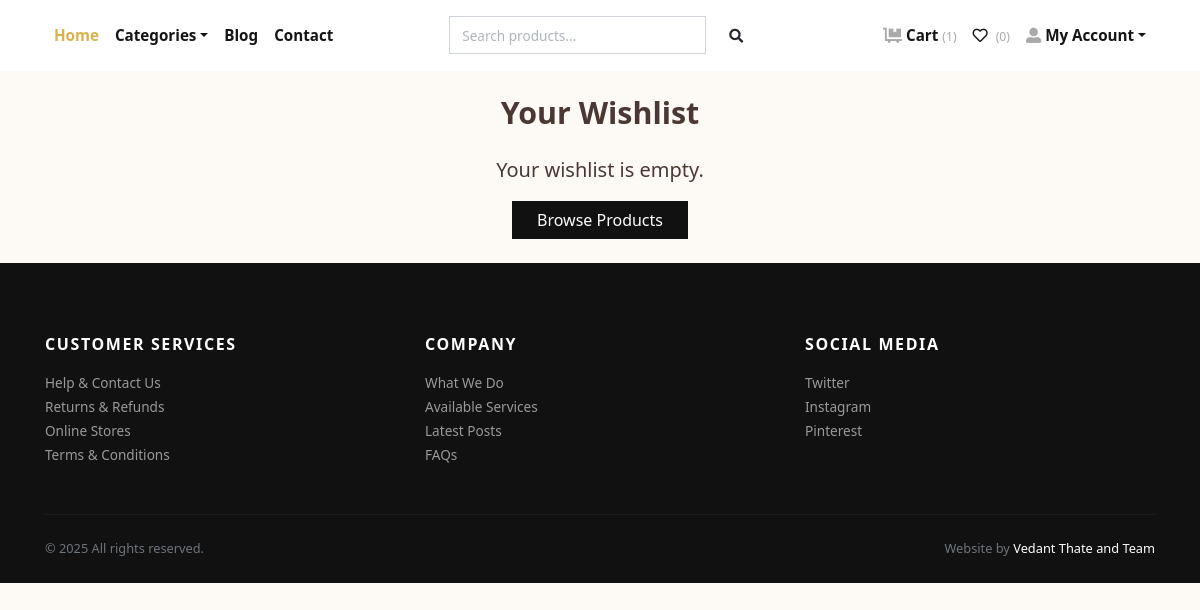
The app's page /wishlist/ (signed in), older data.
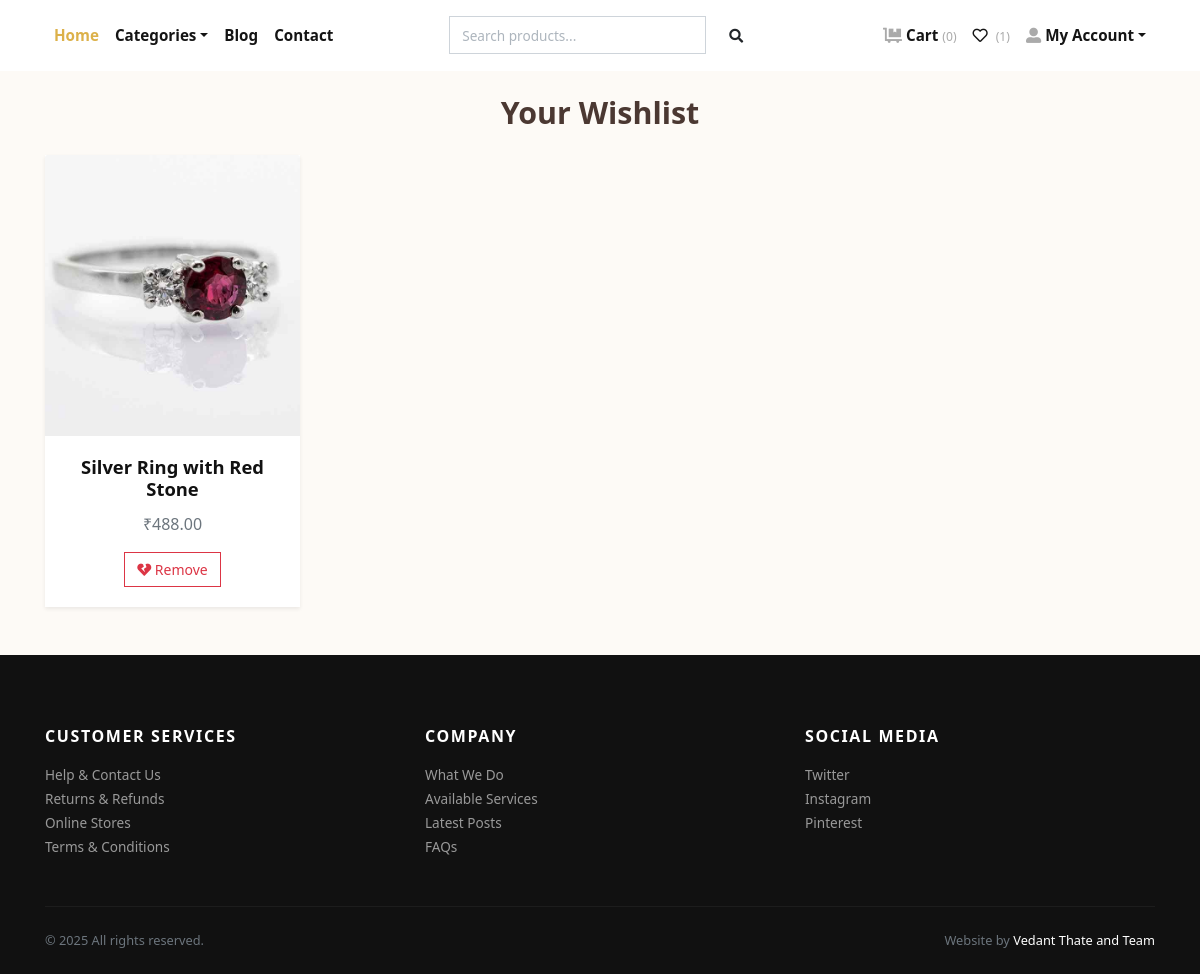
The same page, newer data.
### store/models.py (models this page shows, shortened)
class Wishlist(models.Model):
    user = models.ForeignKey(User, on_delete=models.CASCADE)
    product = models.ForeignKey(Product, on_delete=models.CASCADE)
    class Meta:
        unique_together = ("user", "product")

class Product(models.Model):
    title = models.CharField(max_length=150, verbose_name="Product Title")
    slug = models.SlugField(max_length=160, verbose_name="Product Slug")
    sku = models.CharField(max_length=255, unique=True, verbose_name="Unique Product ID (SKU)")
    short_description = models.TextField(verbose_name="Short Description")
    detail_description = models.TextField(blank=True, null=True, verbose_name="Detail Description")
    product_image = models.ImageField(upload_to='product', blank=True, null=True, verbose_name="Product Image")
    price = models.DecimalField(max_digits=8, decimal_places=2)
    category = models.ForeignKey(Category, verbose_name="Product Categoy", on_delete=models.CASCADE)
    is_active = models.BooleanField(verbose_name="Is Active?")
    is_featured = models.BooleanField(verbose_name="Is Featured?")
    created_at = models.DateTimeField(auto_now_add=True, verbose_name="Created Date")
    updated_at = models.DateTimeField(auto_now=True, verbose_name="Updated Date")
    class Meta:
        verbose_name_plural = 'Products'
        ordering = ('-created_at', )

### store/views.py (the view)
# urls.py: path('wishlist/', views.wishlist_view, name='wishlist'),
@login_required
def wishlist_view(request):
    wishlist_items = Wishlist.objects.filter(user=request.user)
    return render(request, 'wishlist.html', {'wishlist_items': wishlist_items})

### store/context_preprocessors.py (called while the page is built)
def store_menu(request):
    categories = Category.objects.filter(is_active=True)
    context = {
        'categories_menu': categories,
    }
    return context

def cart_menu(request):
    if request.user.is_authenticated:
        cart_items= Cart.objects.filter(user=request.user)
        context = {
            'cart_items': cart_items,
        }
    else:
        context = {}
    return context

### templates/wishlist.html (shortened to what this page needs)
{% extends 'base.html' %}
{% load static %}
{% block content %}
<div class="container py-4">
  <h2 class="text-center mb-4">Your Wishlist</h2>
  <div class="row">
    {% if wishlist_items %}
      {% for item in wishlist_items %}
        <div class="col-lg-3 col-md-4 col-sm-6 mb-4">
          <div class="card border-0 shadow-sm">
            <a href="{% url 'store:product-detail' item.product.slug %}">
              <img src="{{ item.product.product_image.url }}" class="card-img-top" alt="{{ item.product.title }}">
            </a>
            <div class="card-body text-center">
              <h5 class="card-title">
                <a class="text-dark text-decoration-none" href="{% url 'store:product-detail' item.product.slug %}">
                  {{ item.product.title }}
                </a>
              </h5>
              <p class="text-muted">₹{{ item.product.price }}</p>
              <a href="{% url 'store:add-to-wishlist' item.product.id %}" class="btn btn-outline-danger btn-sm">
                <i class="fas fa-heart-broken"></i> Remove
              </a>
            </div>
          </div>
        </div>
      {% endfor %}
    {% else %}
      <div class="col-12 text-center">
        <p class="lead">Your wishlist is empty.</p>
        <a href="{% url 'store:home' %}" class="btn btn-dark">Browse Products</a>
      </div>
    {% endif %}
  </div>
</div>
{% endblock %}

### templates/navbar.html (shortened to what this page needs)
{% load static %}
<header class="header bg-white">
  <div class="container px-0 px-lg-3">
    <nav class="navbar navbar-expand-lg navbar-light py-3 px-lg-0">
      <div class="collapse navbar-collapse" id="navbarSupportedContent">
        <ul class="navbar-nav mr-auto">
          <li class="nav-item">
            <a class="nav-link active" href="{% url 'store:home' %}">Home</a>
          </li>
          <li class="nav-item dropdown">
            <a class="nav-link dropdown-toggle" id="pagesDropdown" href="#" data-toggle="dropdown" aria-haspopup="true"
              aria-expanded="false">Categories</a>
          </li>
          <li class="nav-item">
            <a class="nav-link" href="{% url 'store:blog_list' %}">Blog</a>
          </li>
          <li class="nav-item">
            <a class="nav-link" href="{% url 'store:contact' %}">Contact</a>
          </li>
        </ul>
        <div class="d-flex align-items-center">
          <form method="GET" action="{% url 'store:search' %}" class="form-inline d-none d-lg-block">
            <div class="input-group">
              <input type="text" name="q" class="form-control" placeholder="Search products..." aria-label="Search" required>
              <div class="input-group-append">
                <button class="btn" type="submit" style="border: none; background-color: transparent;">
                  <i class="fas fa-search fa-sm"></i>
                </button>
              </div>
            </div>
          </form>
        </div>
        <ul class="navbar-nav ml-auto">
          {% if request.user.is_authenticated %}
          <li class="nav-item">
            <a class="nav-link" href="{% url 'store:cart' %}">
              <i class="fas fa-dolly-flatbed mr-1 text-gray"></i>Cart
              <small class="text-gray">({{ cart_items.count }})</small>
            </a>
          </li>
          <li class="nav-item">
            <a class="nav-link" href="{% url 'store:wishlist' %}">
              <i class="far fa-heart mr-1"></i>
              <small class="text-gray">({{ user.wishlist_set.count }})</small>
            </a>
          </li>
          <li class="nav-item dropdown">
            <a class="nav-link dropdown-toggle" id="userDropdown" href="#" data-toggle="dropdown" aria-haspopup="true"
              aria-expanded="false"><i class="fas fa-user-alt mr-1 text-gray"></i>My Account</a>
          </li>
          {% else %}
          <li class="nav-item"><a class="nav-link" href="{% url 'store:login' %}">Login</a></li>
          <li class="nav-item"><a class="nav-link" href="{% url 'store:register' %}">Create Account</a></li>
          {% endif %}
        </ul>
      </div>
    </nav>
  </div>
</header>

Row changes from the older to the newer data that the page shows:
added Wishlist: product.product_image (picture), product "Silver Ring with Red Stone", product.price "488.00"
Text that changed along with them:
{{ cart_items.count }}: "1" → "0"
{{ user.wishlist_set.count }}: "0" → "1"
text no longer shown: "Your wishlist is empty. Browse Products"
